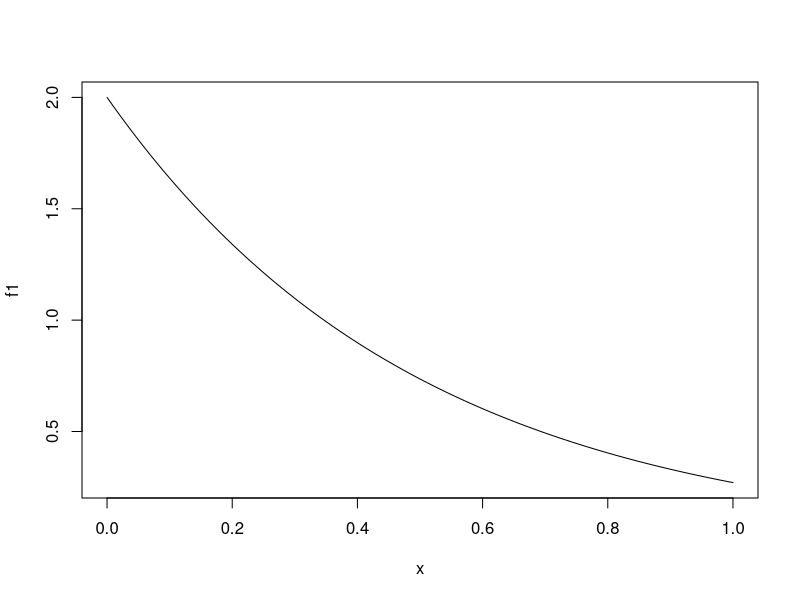
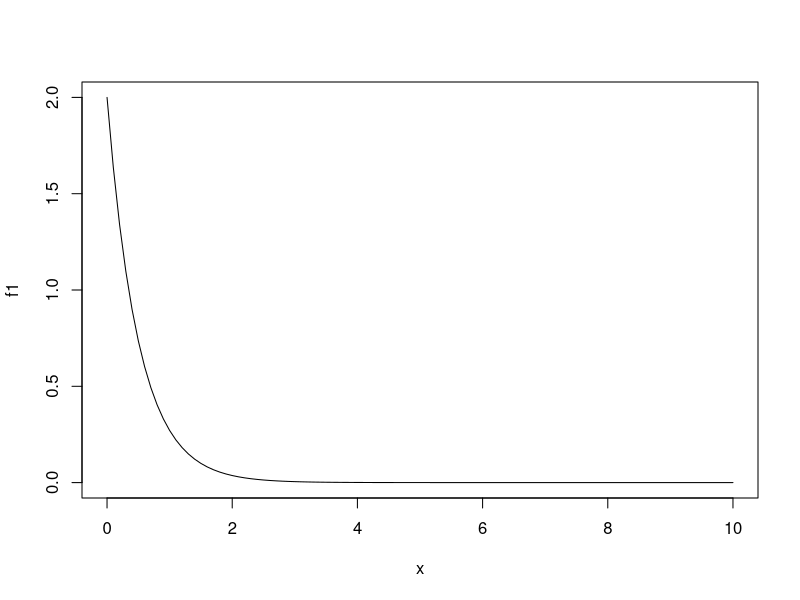
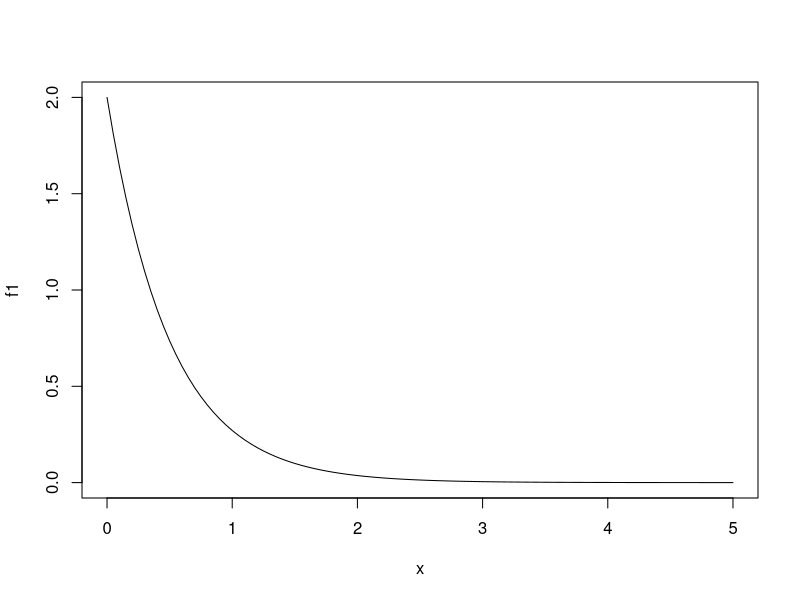
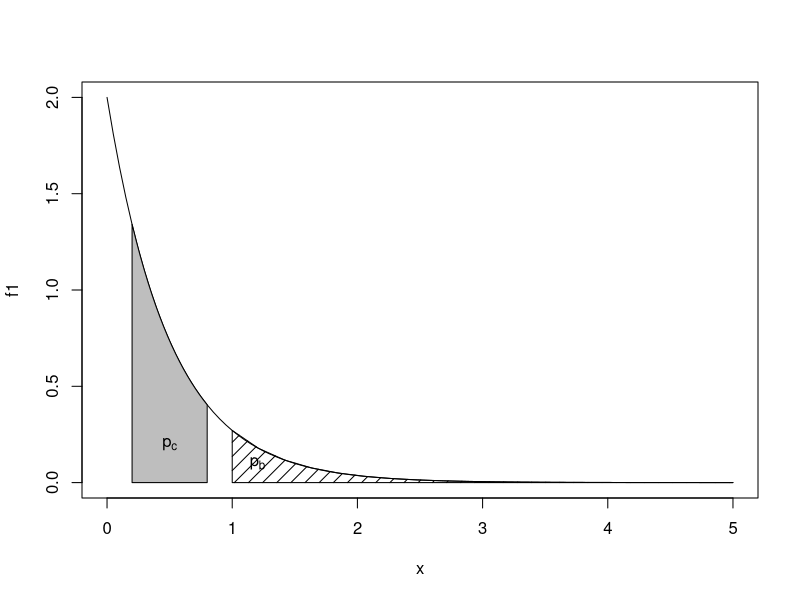
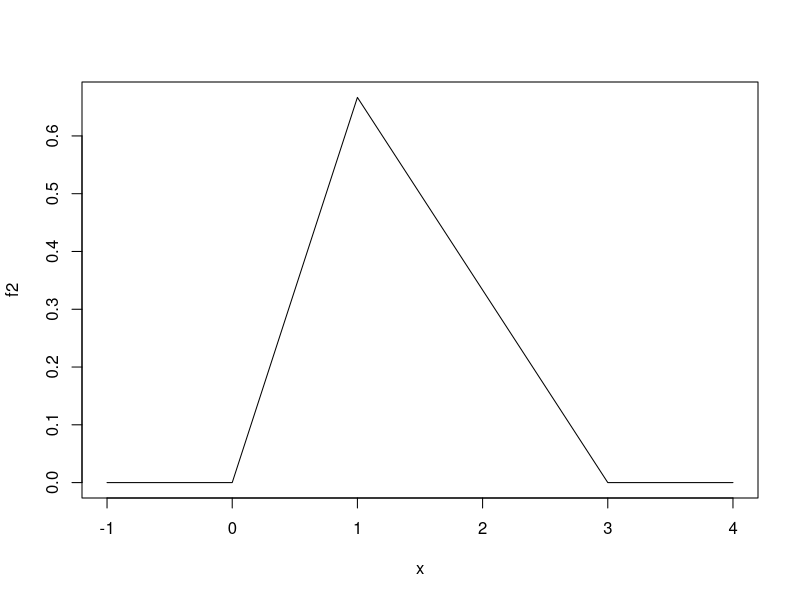
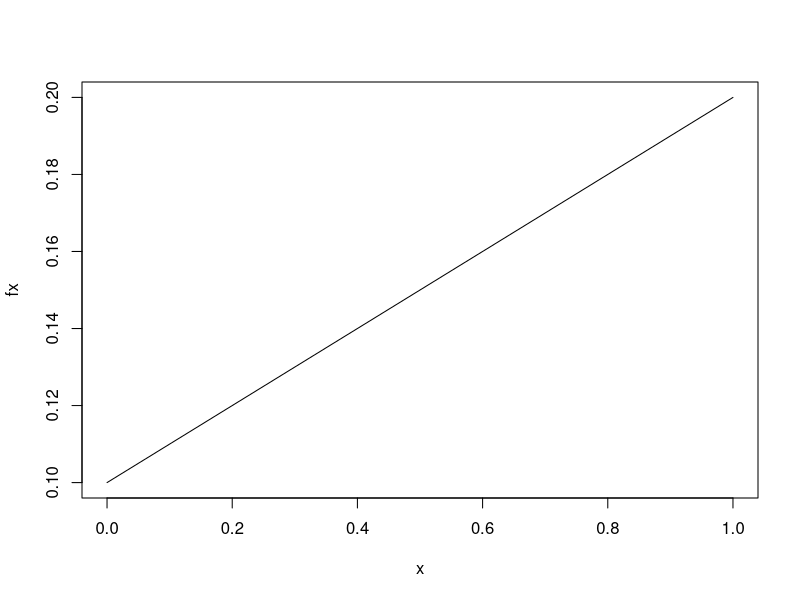
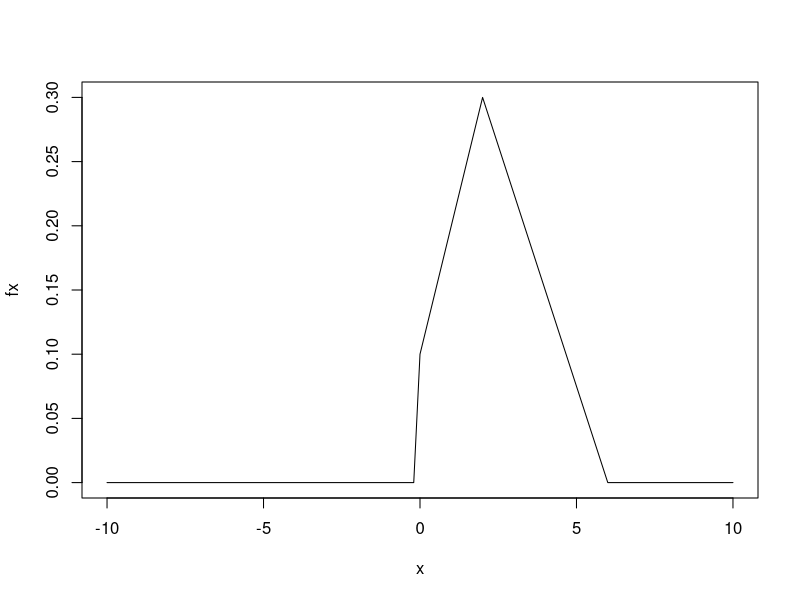
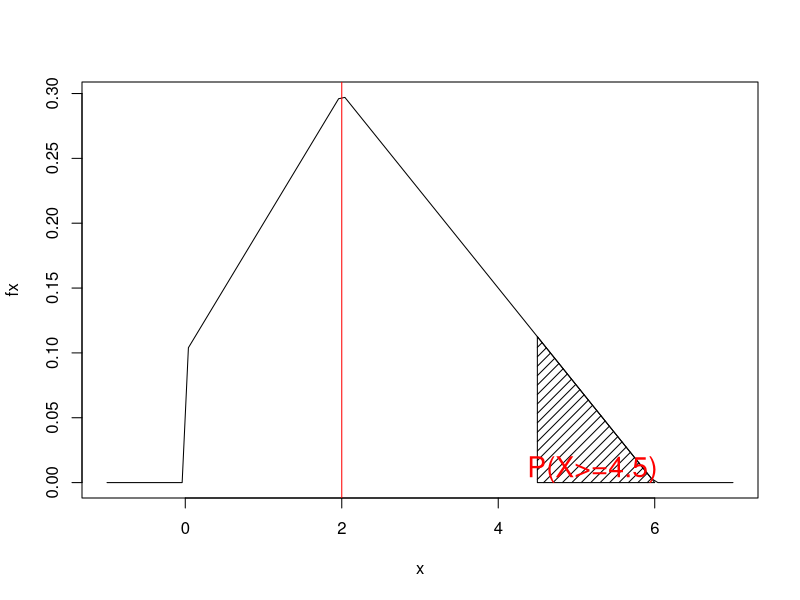

R code for these plots, in order:
f1 = function(x){
    fx <- ifelse(x < 0, 0, 2*exp(-2*x))
    return(fx)
}

plot(f1)
plot(f1,0,10)
plot(f1,0,5)

integrate(f1,0,Inf)

plot(f1,0,5)
polygon(x=c(1,seq(1,5,l=20)), y=c(0,f1(seq(1,5,l=20))), density=10)
polygon(x=c(0.2,seq(0.2,0.8,l=20),0.8), y=c(0,f1(seq(0.2,0.8,l=20)), 0), col="gray")
text(c(1.2, 0.5), c(0.1, 0.2), c(expression(p[b],p[c])))

f2 = function(x) {
    fx = ifelse( x>=0 & x<1, (2/3)*x,
        ifelse(x>=1 & x<3, -(x/3) + 1, 0))
    return(fx)
}
integrate(f2,0,3)
plot(f2,-1,4)
    
integrate(f2,1.5,Inf)

ef2 = function(x) {x*f2(x)}

integrate(ef2, 0,3)
30*integrate(ef2, 0,3)$value

f = function(x) {
    #Vamos utilizar a função abs() que retorna o valor absoluto do número
    abs(0.95 - integrate(f2,0,x)$value) 
}
optimise(f, c(0,3))

integrate(f2 ,0, 2.4522)

# 1. (Bussab & Morettin, 5a edição, pag. 194, ex. 28) Em uma determinada localidade a distribuição de renda, em u.m. (unidade monetária) é uma variável aleatória X com função de distribuição de probabilidade:
    fx = function(x) {
        f = ifelse(x>=0 & x<=2, (1/10)*(x+1), 
            ifelse(x>2 & x<=6, -(3/40)*x + (9/20), 0))
        return(f)
    }

    # a. Mostre que f(x) é uma f.d.p..
        plot(fx)
        plot(fx, -10,10)
        #Vemes então que a função assume valores positivos no intevalo de (0,-Inf)

        # E sua integral é 1 no intevalo
        integrate(fx, 0,6)

    # b. Calcule os quartis da distribuição.
        q1 = function(x) {
            abs(0.25 - integrate(fx,0,x)$value)
        }
        q2 = function(x) {
            abs(0.50 - integrate(fx,0,x)$value)
        }
        q3 = function(x) {
            abs(0.75 - integrate(fx,0,x)$value)
        }
        optimise(q1,c(0,6))
        # R. 1.44951
        optimise(q2,c(0,6))
        # R. 2.348505
        optimise(q3,c(0,6))
        # R. 3.417999

    # c. Calcule a probabilidade de encontrar uma pessoa com renda acima de 4,5 u.m. e indique o resultado no gráfico da distribuição.
    # P(X>=4.5) = 1 -P(X<4.5)
        1 - integrate(fx,0,4.5)$value
        integrate(fx,4.5,Inf)$value
        # R. 0.08437404

        plot(fx, -1,7)
        abline(v=2,col='red')
        x = c(4.5, 4.5,6)
        y = c(0, fx(4.5),fx(6))
        polygon(x,y,density=15)

        text(c(5.2), c(0.01), 'P(X>=4.5)',cex=1.7, col='red')
